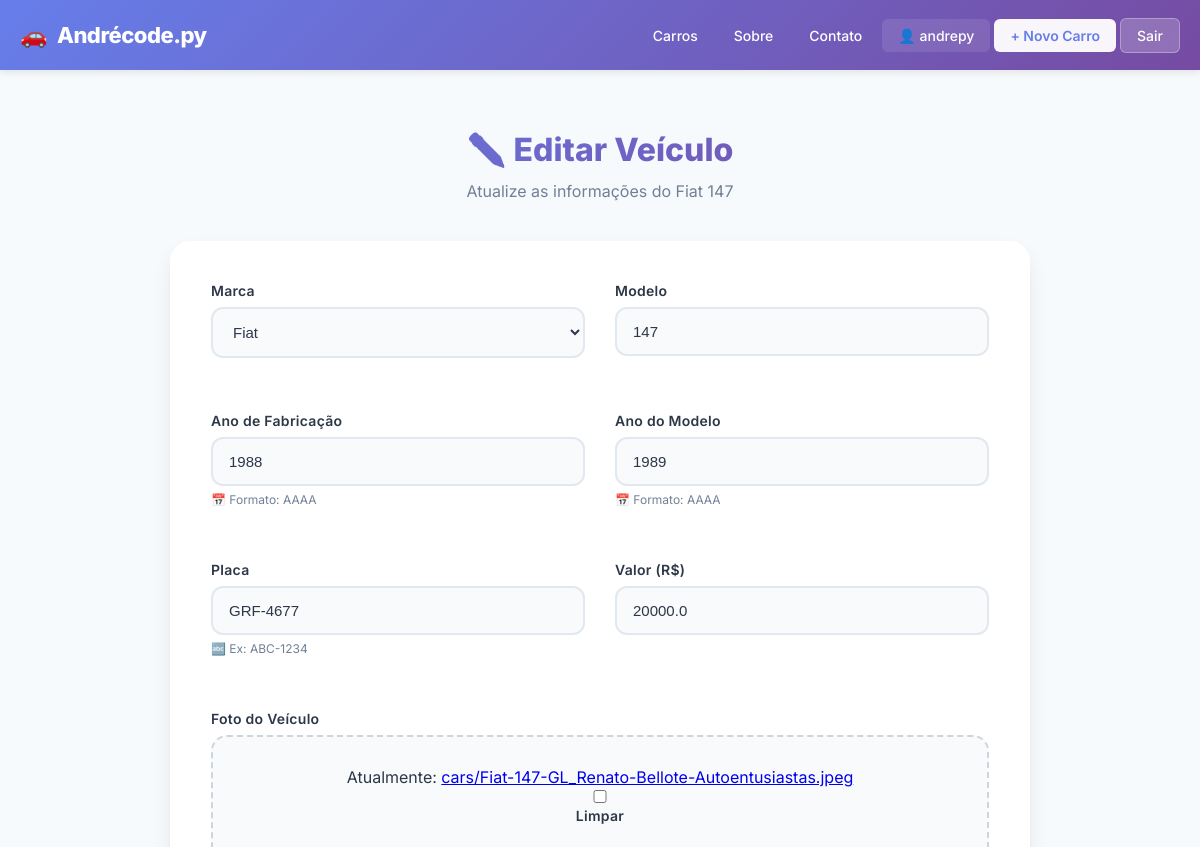
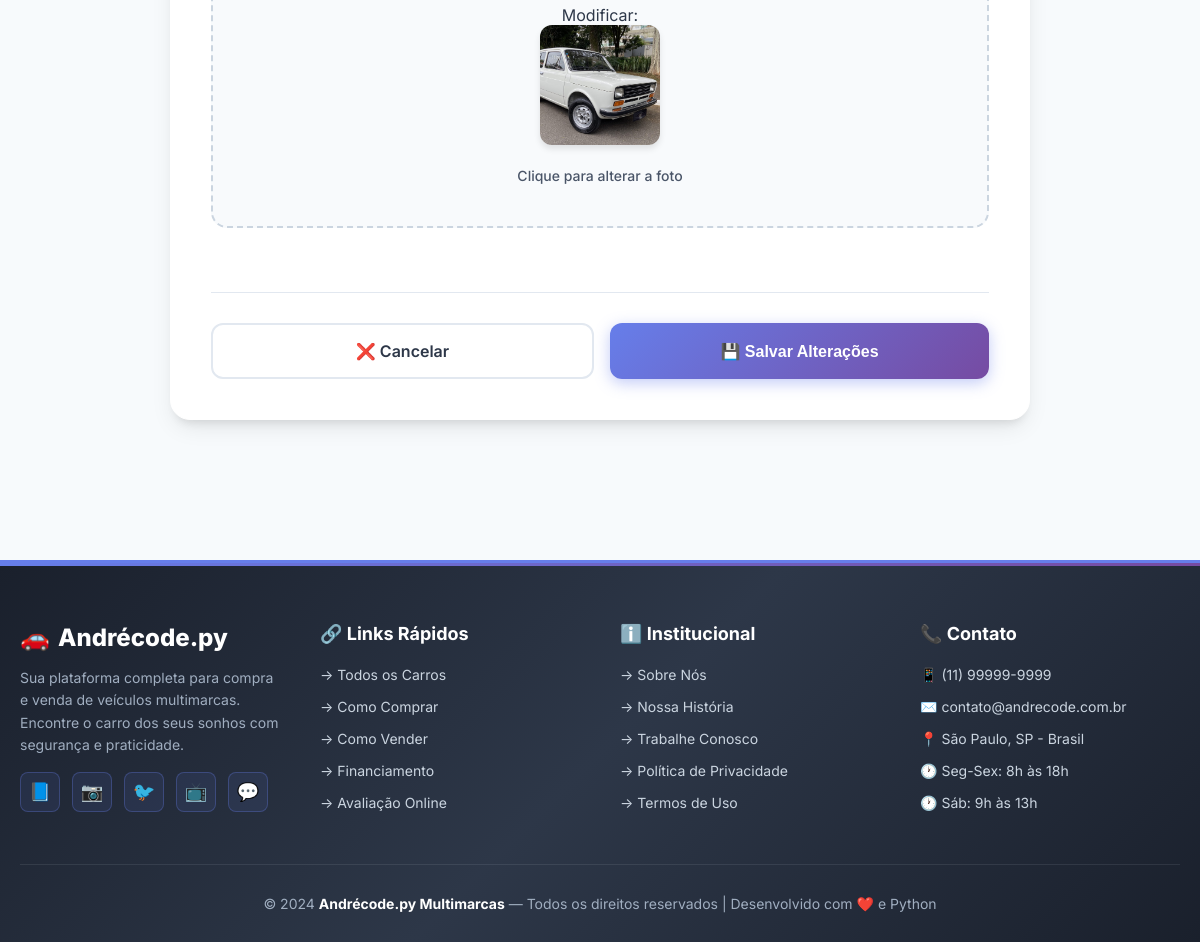
The app's page /car/13/update/ (signed in) with its own data (2 pictures, top to bottom).
### cars/models.py (models this page shows, shortened)
class Car(models.Model):
    id = models.AutoField(primary_key=True)
    model = models.CharField(max_length=200)
    brand = models.ForeignKey(Brand, on_delete=models.PROTECT, related_name='cars_brand')
    factory_year = models.IntegerField(blank=True, null=True)
    model_year = models.IntegerField(blank=True, null=True)
    plate = models.CharField(max_length=10, blank=True, null=True)
    value = models.FloatField(blank=True, null=True)
    photo = models.ImageField(upload_to='cars/', blank=True, null=True)

class Brand(models.Model):
    name = models.CharField(max_length=200)
    def __str__(self):
        return self.name

### cars/views.py (the view, shortened to what this page needs)
# urls.py: path('car/<int:pk>/update/', CarUpdateView.as_view(), name='car_update'),
class CarUpdateView(LoginRequiredMixin, UpdateView):
    model = Car
    form_class = CarModelForm
    template_name = 'car_update.html'
    login_url = 'login'

### cars/forms.py (shortened to what this page needs)
class CarModelForm(forms.ModelForm):
    class Meta:
        model = Car
        fields = '__all__'

### cars/templates/car_update.html (shortened to what this page needs)
{% extends "base.html" %}
{% block content %}
<div class="form-container">
    <div class="form-header">
        <h1>✏️ Editar Veículo</h1>
        <p>Atualize as informações do {{ form.instance.brand }} {{ form.instance.model }}</p>
    </div>
    <div class="form-card">
        <form method="post" enctype="multipart/form-data">
            <div class="form-grid">
                <div class="form-group">
                    <label for="{{ form.brand.id_for_label }}">Marca</label>
                    {{ form.brand }}
                </div>
                <div class="form-group">
                    <label for="{{ form.model.id_for_label }}">Modelo</label>
                    {{ form.model }}
                </div>
                <div class="form-group">
                    <label for="{{ form.factory_year.id_for_label }}">Ano de Fabricação</label>
                    {{ form.factory_year }}
                    <div class="help-text">📅 Formato: AAAA</div>
                </div>
                <div class="form-group">
                    <label for="{{ form.model_year.id_for_label }}">Ano do Modelo</label>
                    {{ form.model_year }}
                    <div class="help-text">📅 Formato: AAAA</div>
                </div>
                <div class="form-group">
                    <label for="{{ form.plate.id_for_label }}">Placa</label>
                    {{ form.plate }}
                    <div class="help-text">🔤 Ex: ABC-1234</div>
                </div>
                <div class="form-group">
                    <label for="{{ form.value.id_for_label }}">Valor (R$)</label>
                    {{ form.value }}
                </div>
                <div class="form-group full-width">
                    <label>Foto do Veículo</label>
                    <div class="file-input-container">
                        {{ form.photo }}
                        <div class="file-preview-area">
                            {% if form.instance.photo %}
                            <img src="{{ form.instance.photo.url }}" class="current-image-preview" id="currentInfoImg">
                            <span style="font-size: 14px; font-weight: 500; color: #4a5568" id="uploadText">
                                Clique para alterar a foto
                            </span>
                            {% else %}
                            <span class="icon-upload">📷</span>
                            <span style="font-size: 14px; font-weight: 500; color: #4a5568" id="uploadText">
                                Clique ou arraste para enviar uma foto
                            </span>
                            {% endif %}
                        </div>
                    </div>
                </div>
            </div>
            <div class="form-actions">
                <a href="{% url 'car_detail' form.instance.pk %}" class="btn btn-secondary">
                    ❌ Cancelar
                </a>
                <button type="submit" class="btn btn-primary">
                    💾 Salvar Alterações
                </button>
            </div>
        </form>
    </div>
</div>
{% endblock %}

### app/templates/base.html (shortened to what this page needs)
<!DOCTYPE html>
<html lang="pt-BR">
<head>
</head>
<body>
  <header>
    <nav>
      <a href="{% url 'cars_list' %}" class="logo">
        <span>🚗</span>
        <span>Andrécode.py</span>
      </a>
      <ul id="navMenu">
        <li><a href="{% url 'cars_list' %}">Carros</a></li>
        <li><a href="#">Sobre</a></li>
        <li><a href="#">Contato</a></li>
        {% if user.is_authenticated %}
        <li>
          <span class="user-greeting">👤 {{ user.username }}</span>
        </li>
        <li>
          <a href="{% url 'new_car' %}" class="btn-new-car">+ Novo Carro</a>
        </li>
        <li>
          <a href="{% url 'logout' %}" class="btn-logout">Sair</a>
        </li>
        {% else %}
        <li><a href="{% url 'register' %}">Cadastre-se</a></li>
        <li><a href="{% url 'login' %}">Entrar</a></li>
        {% endif %}
      </ul>
    </nav>
  </header>
  <main>
    {% block content %}
    {% endblock %}
  </main>
  <footer>
    <div class="footer-content">
      <div class="footer-section">
        <div class="footer-logo">
          <span>🚗</span>
          <span>Andrécode.py</span>
        </div>
        <p>Sua plataforma completa para compra e venda de veículos multimarcas. Encontre o carro dos seus sonhos com
          segurança e praticidade.</p>
        <div class="social-links">
          <a href="#" aria-label="Facebook" title="Facebook">📘</a>
          <a href="#" aria-label="Instagram" title="Instagram">📷</a>
          <a href="#" aria-label="Twitter" title="Twitter">🐦</a>
          <a href="#" aria-label="YouTube" title="YouTube">📺</a>
          <a href="#" aria-label="WhatsApp" title="WhatsApp">💬</a>
        </div>
      </div>
      <div class="footer-section">
        <h3>🔗 Links Rápidos</h3>
        <ul>
          <li><a href="{% url 'cars_list' %}">→ Todos os Carros</a></li>
          <li><a href="#">→ Como Comprar</a></li>
          <li><a href="#">→ Como Vender</a></li>
          <li><a href="#">→ Financiamento</a></li>
          <li><a href="#">→ Avaliação Online</a></li>
        </ul>
      </div>
      <div class="footer-section">
        <h3>ℹ️ Institucional</h3>
        <ul>
          <li><a href="#">→ Sobre Nós</a></li>
          <li><a href="#">→ Nossa História</a></li>
          <li><a href="#">→ Trabalhe Conosco</a></li>
          <li><a href="#">→ Política de Privacidade</a></li>
          <li><a href="#">→ Termos de Uso</a></li>
        </ul>
      </div>
      <div class="footer-section">
        <h3>📞 Contato</h3>
        <ul>
          <li><a href="tel:+5511999999999">📱 (11) 99999-9999</a></li>
          <li><a href="mailto:contato@andrecode.com.br">✉️ contato@andrecode.com.br</a></li>
          <li><a href="#">📍 São Paulo, SP - Brasil</a></li>
          <li><a href="#">🕐 Seg-Sex: 8h às 18h</a></li>
          <li><a href="#">🕐 Sáb: 9h às 13h</a></li>
        </ul>
      </div>
    </div>
    <div class="footer-bottom">
      <p>© 2024 <strong>Andrécode.py Multimarcas</strong> — Todos os direitos reservados | Desenvolvido com ❤️ e Python
      </p>
    </div>
  </footer>
</body>
</html>

### app/templates/base.html (style rules this page uses)
* { margin: 0; padding: 0; box-sizing: border-box; }
body { font-family: 'Inter', -apple-system, BlinkMacSystemFont, sans-serif; background-color: #f8f9fa; color: #2d3748; min-height: 100vh; display: flex; flex-direction: column; }
header { background: linear-gradient(135deg, #667eea 0%, #764ba2 100%); box-shadow: 0 2px 8px rgba(0, 0, 0, 0.1); position: sticky; top: 0; z-index: 1000; }
nav { max-width: 1400px; margin: 0 auto; padding: 0 20px; height: 70px; display: flex; justify-content: space-between; align-items: center; }
.logo { display: flex; align-items: center; gap: 10px; text-decoration: none; color: white; font-weight: 800; font-size: 22px; letter-spacing: -0.5px; transition: transform 0.2s; }
nav ul { list-style: none; display: flex; gap: 4px; align-items: center; }
nav ul li a { color: white; text-decoration: none; font-size: 14px; font-weight: 500; padding: 8px 16px; border-radius: 6px; transition: all 0.2s; display: inline-block; white-space: nowrap; }
.user-greeting { color: white; font-size: 14px; padding: 8px 16px; border-radius: 6px; background-color: rgba(255, 255, 255, 0.1); font-weight: 500; }
.btn-logout { background-color: rgba(255, 255, 255, 0.2); border: 1px solid rgba(255, 255, 255, 0.3); }
.btn-new-car { background-color: rgba(255, 255, 255, 0.95); color: #667eea; font-weight: 600; }
main { flex: 1; width: 100%; }
footer { background: linear-gradient(135deg, #1a202c 0%, #2d3748 50%, #1a202c 100%); color: #cbd5e0; padding: 60px 20px 30px; margin-top: 80px; border-top: 3px solid #667eea; position: relative; overflow: hidden; }
footer::before { content: ''; position: absolute; top: 0; left: 0; right: 0; height: 3px; background: linear-gradient(90deg, #667eea, #764ba2, #667eea); background-size: 200% 100%; animation: gradientShift 3s ease infinite; }
.footer-content { max-width: 1400px; margin: 0 auto; display: grid; grid-template-columns: repeat(auto-fit, minmax(250px, 1fr)); gap: 40px; text-align: left; margin-bottom: 40px; }
.footer-section h3 { color: white; font-size: 18px; font-weight: 700; margin-bottom: 20px; display: flex; align-items: center; gap: 8px; }
.footer-section p { font-size: 14px; line-height: 1.6; margin-bottom: 15px; color: #a0aec0; }
.footer-section ul { list-style: none; padding: 0; }
.footer-section ul li { margin-bottom: 12px; }
.footer-section ul li a { color: #cbd5e0; text-decoration: none; font-size: 14px; transition: all 0.3s ease; display: inline-flex; align-items: center; gap: 8px; }
.social-links { display: flex; gap: 12px; flex-wrap: wrap; }
.social-links a { display: flex; align-items: center; justify-content: center; width: 40px; height: 40px; background: rgba(102, 126, 234, 0.1); border: 1px solid rgba(102, 126, 234, 0.3); border-radius: 8px; color: #cbd5e0; text-decoration: none; font-size: 18px; transition: all 0.3s ease; }
.footer-bottom { max-width: 1400px; margin: 0 auto; padding-top: 30px; border-top: 1px solid rgba(203, 213, 224, 0.1); text-align: center; }
.footer-bottom p { font-size: 14px; color: #a0aec0; }
.footer-bottom strong { color: white; font-weight: 700; }
.footer-logo { font-size: 24px; font-weight: 800; color: white; margin-bottom: 15px; display: flex; align-items: center; gap: 8px; }

### records on screen
Car: instance.brand "Fiat", instance.model "147", brand "Fiat", model "147", factory_year "1988", model_year "1989", plate "GRF-4677", value "20000.0", instance.photo (picture)

### other values on screen
{{ user.username }} "andrepy"
